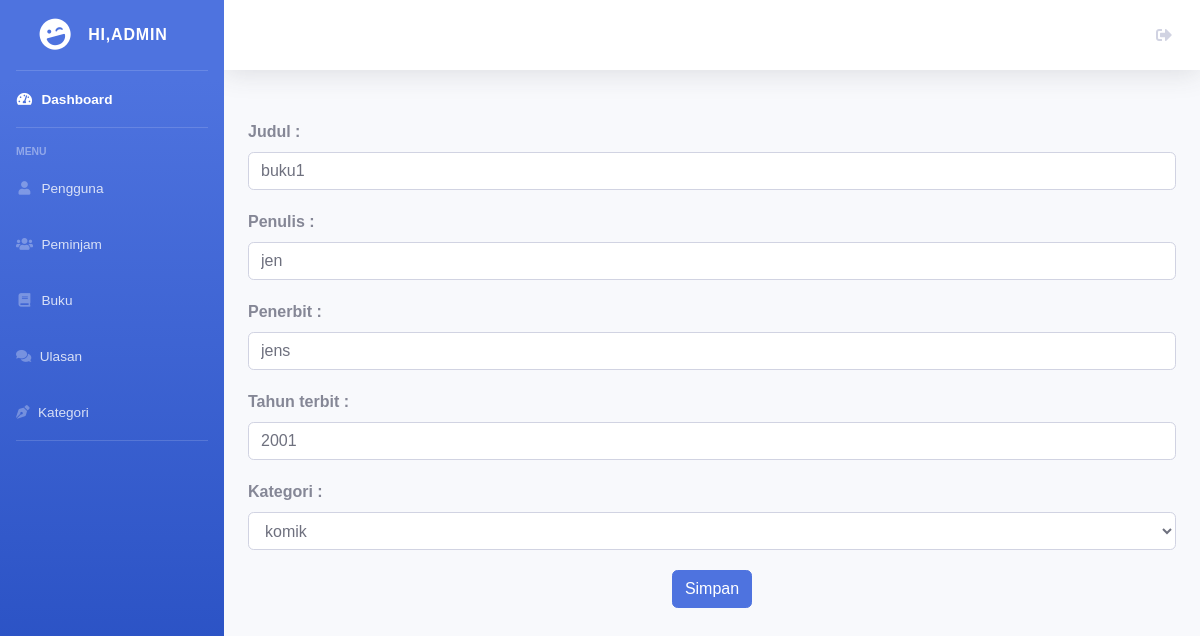
The app's page /admin/edit/edit_buku.php?id=1 with its own data.
### tables this page shows
CREATE TABLE `buku` (
  `buku_id` int(11) NOT NULL,
  `perpus_id` int(11) NOT NULL,
  `judul` varchar(225) NOT NULL,
  `penulis` varchar(225) NOT NULL,
  `penerbit` varchar(225) NOT NULL,
  `tahun_terbit` int(11) NOT NULL,
  `kategori_id` int(11) NOT NULL,
  `created_at` timestamp NOT NULL DEFAULT CURRENT_TIMESTAMP ON UPDATE CURRENT_TIMESTAMP
);

CREATE TABLE `kategori_buku` (
  `kategori_id` int(11) NOT NULL,
  `nama_kategori` varchar(225) NOT NULL,
  `created_at` timestamp NOT NULL DEFAULT CURRENT_TIMESTAMP ON UPDATE CURRENT_TIMESTAMP
);

### admin/edit/edit_buku.php (the view, shortened to what this page needs)
<?php
include '../../koneksi.php';
$id = $_GET["id"];
$sql1 = "SELECT buku.*, kategori_buku.nama_kategori FROM buku INNER JOIN kategori_buku ON buku.kategori_id=kategori_buku.kategori_id WHERE buku.buku_id='$id'";
$result1 = mysqli_query($koneksi, $sql1);
$ruw = mysqli_fetch_assoc($result1);
?>
<!DOCTYPE html>
<html lang="en">
<head>
    <link href="../../dashboard/vendor/fontawesome-free/css/all.min.css" rel="stylesheet" type="text/css">
    <link href="../../dashboard/css/sb-admin-2.min.css" rel="stylesheet">
</head>
<body id="page-top">
<div id="wrapper">
   <ul class="navbar-nav bg-gradient-primary sidebar sidebar-dark accordion" id="accordionSidebar">
    <a class="sidebar-brand d-flex align-items-center justify-content-center" href="index.php">
        <div class="sidebar-brand-icon rotate-n-15">
            <i class="fas fa-laugh-wink"></i>
        </div>
        <div class="sidebar-brand-text mx-3">Hi,admin</div>
    </a>
    <hr class="sidebar-divider my-0">
    <li class="nav-item active">
        <a class="nav-link" href="../index.php">
            <i class="fas fa-fw fa-tachometer-alt"></i>
            <span>Dashboard</span></a>
    </li>
    <hr class="sidebar-divider">
    <div class="sidebar-heading">
        Menu
    </div>
    <li class="nav-item">
        <a class="nav-link" href="../pengguna.php">
            <i class="fas fa-fw fa-user"></i>
            <span>Pengguna</span></a>
    </li>
    <li class="nav-item">
        <a class="nav-link" href="../peminjam.php">
            <i class="fas fa-fw fa-users"></i>
            <span>Peminjam</span></a>
    </li>
    <li class="nav-item">
        <a class="nav-link" href="../buku.php">
            <i class="fas fa-fw fa-book"></i>
            <span>Buku</span></a>
    </li>
    <li class="nav-item">
        <a class="nav-link" href="../ulasan.php">
            <i class="fas fa-comments"></i>
            <span>Ulasan</span></a>
    </li>
    <li class="nav-item">
        <a class="nav-link" href="../kategori.php">
            <i class="fas fa-pen-nib"></i>
            <span>Kategori</span></a>
    </li>
    <hr class="sidebar-divider d-none d-md-block">
</ul>
<div id="content-wrapper" class="d-flex flex-column">
    <div id="content">
        <nav class="navbar navbar-expand navbar-light bg-white topbar mb-4 static-top shadow">
            <ul class="navbar-nav ml-auto">
                <li class="nav-item">
                    <a href="../login.php" class="nav-link" role="button">
                        <i class="fas fa-sign-out-alt"></i>
                    </a>
                </li>
            </ul>
        </nav>
        <div class="container">
            <form action="../../proses/proses_edit_buku.php?id=<?=$ruw['buku_id'] ?>" method="post"
                enctype="multipart/form-data">
                <?php if($result1) { ?>
                <div class="form-group">
                    <label for="judul">Judul :</label>
                    <input type="text" class="form-control" name="judul" value="<?= $ruw['judul'] ?>">
                </div>
                <div class="form-group">
                    <label for="penulis">Penulis :</label>
                    <input type="text" class="form-control" name="penulis" value="<?= $ruw['penulis'] ?>">
                </div>
                <div class="form-group">
                    <label for="penerbit">Penerbit :</label>
                    <input type="text" class="form-control" name="penerbit" value="<?= $ruw['penerbit'] ?>">
                </div>
                <div class="form-group">
                    <label for="tahun_terbit">Tahun terbit :</label>
                    <input type="number" class="form-control" name="tahun_terbit"
                        value="<?= $ruw['tahun_terbit'] ?>">
                </div>
                <div class="form-group">
                    <label>Kategori :</label>
                    <select class='form-control' name='kategori_id' required>
                        <option value="<?= $ruw['kategori_id'] ?>"><?= $ruw['nama_kategori'] ?></option>
                    </select>
                </div>
                <div class="footer text-center">
                <button type="submit" class="btn btn-primary">Simpan</button>
        </div>
        </form>
        </div>
        <?php
         }
         ?>
    </div>
</div>
</div>
</body>
</html>

### admin/edit/edit_buku.php (style rules this page uses)
body { font-family: Arial, sans-serif; background-color: #f8f9fc; }
.container { margin-top: 50px; }
.form-group { margin-bottom: 20px; }
label { font-weight: bold; }
.footer { margin-top: 20px; }

### records on screen
buku: judul "buku1", penulis "jen", penerbit "jens", tahun_terbit "2001", kategori_id "komik"
